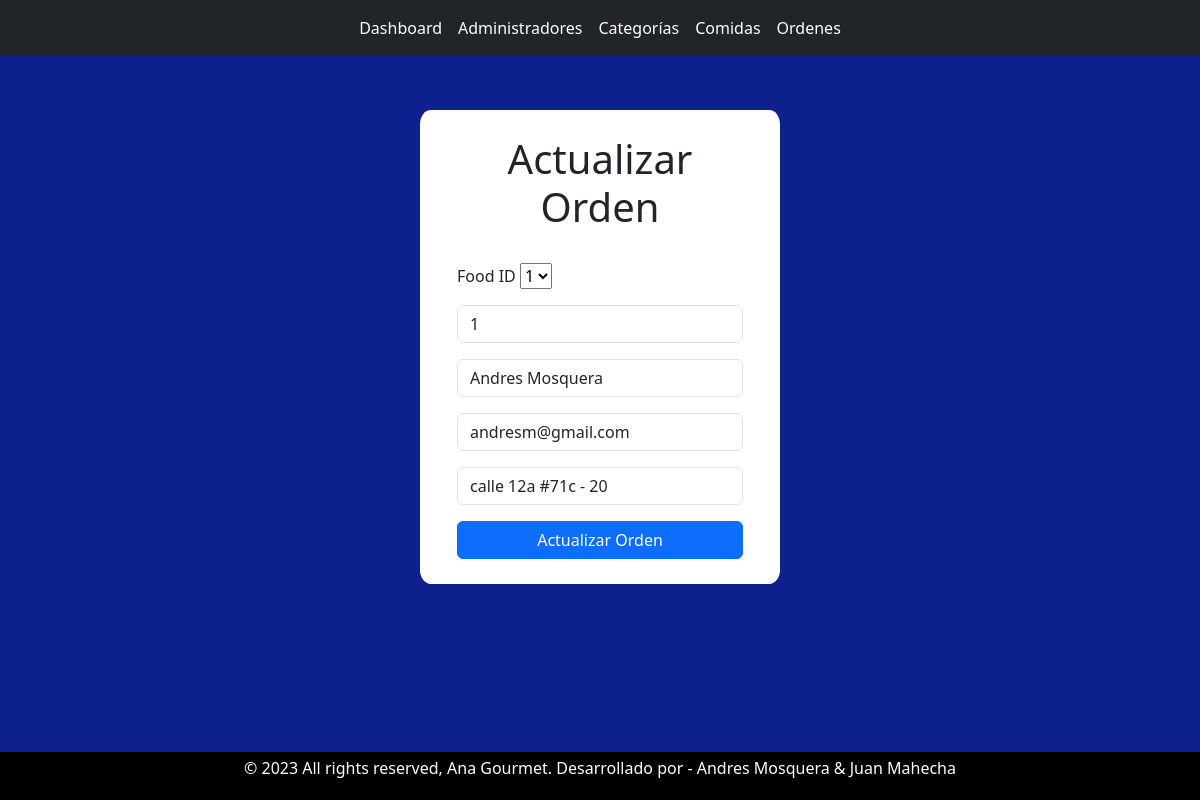
Screenshot of /order/order-update.php?id=1 with the database file from the repository.
### tables this page shows
CREATE TABLE `orders` (
  `id` int(11) NOT NULL,
  `food_id` int(11) DEFAULT NULL,
  `quantity` int(11) DEFAULT NULL,
  `customer_name` varchar(255) DEFAULT NULL,
  `customer_email` varchar(255) DEFAULT NULL,
  `customer_address` varchar(255) DEFAULT NULL,
  `subtotal` int(11) DEFAULT NULL,
  `iva` int(11) DEFAULT NULL,
  `total` int(11) DEFAULT NULL
);

### order/order-objeto.php (called while the page is built, shortened)
<?php
    class Order
    {
        public function __construct($id,$food_id,$quantity,$customer_name,$customer_email,$customer_address,$subtotal,$iva,$total)
        {
            $this->food_id = $food_id;
            $this->quantity = $quantity;
            $this->customer_name =  $customer_name;
            $this->customer_email = $customer_email;
            $this->customer_address = $customer_address;
        }
        public static function searchId($id)
        {
            $conexion = new Conexion();
            $stmt = $conexion->prepare("SELECT * FROM " . self::TABLA . " WHERE id = :id");
            $stmt->bindParam(':id', $id);
            $stmt->execute();
            $resultado = $stmt->fetch();
            return new Order($resultado['id'], $resultado['food_id'], $resultado['quantity'], $resultado['customer_name'], $resultado['customer_email'], $resultado['customer_address'], $resultado['subtotal'], $resultado['iva'], $resultado['total']);
        }
    }
?>

### order/order-update.php (the view, shortened to what this page needs)
<?php
    require_once "order-objeto.php";
    $id=$_GET['id'];
    $order_actual = Order::searchId($id);
?>
<?php include('../partials/navbar.php'); ?>
<br>
    <div class="container">
        <div class="container-small">
            <form action="./actualizar.php" method="POST" id="form">
                <h1 class="text-center">Actualizar Orden</h1>
                <br>
                <div class="mb-3">
                    <label for="">Food ID</label>
                    <select name="food_id" placeholder="Food ID" value="<?php echo $order_actual->food_id; ?>" required>
                        <option>1</option>
                    </select>
                </div>
                <div class="mb-3">
                    <input type="number" name="quantity" class="form-control" id="quantity" placeholder="Cantidad" value="<?php echo $order_actual->quantity; ?>" required>
                </div>
                <div class="mb-3">
                    <input type="text" name="customer_name" class="form-control" id="customer_name" placeholder="Primer Nombre" value="<?php echo $order_actual->customer_name; ?>" required pattern="[A-Za-z ]+">
                </div>
                <div class="mb-3">
                    <input type="email" name="customer_email" class="form-control" id="customer_email" placeholder="Correo Electronico" value="<?php echo $order_actual->customer_email; ?>" required>
                </div>
                <div class="mb-3">
                    <input type="text" name="customer_address" class="form-control" id="customer_address" placeholder="Dirección" value="<?php echo $order_actual->customer_address; ?>" required>
                </div>
                <button type="submit" name="submit" class="btn btn-primary">Actualizar Orden</button>
            </form>
        </div>
    </div>
<br>
<?php include('../partials/footer.php'); ?>

### styles/admin.css (style rules this page uses)
button.btn.btn-primary { width: 100%; }
html, body { height: 100%; background-color: #0E208E !important; }
.container { display: flex; align-items: center; justify-content: center; flex-direction: column; background-color: #fff !important; border-radius: 3%; margin-top: 30px; width: 30% !important; margin-bottom: 80px; }
.container-small { display: flex; align-items: center; justify-content: center; flex-direction: column; background-color: white; margin: 0 !important; padding: 25px !important; border-radius: 3%; }

### rows the page displays
orders: food_id "1", quantity "1", customer_name "Andres Mosquera", customer_email "andresm@gmail.com", customer_address "calle 12a #71c - 20"
